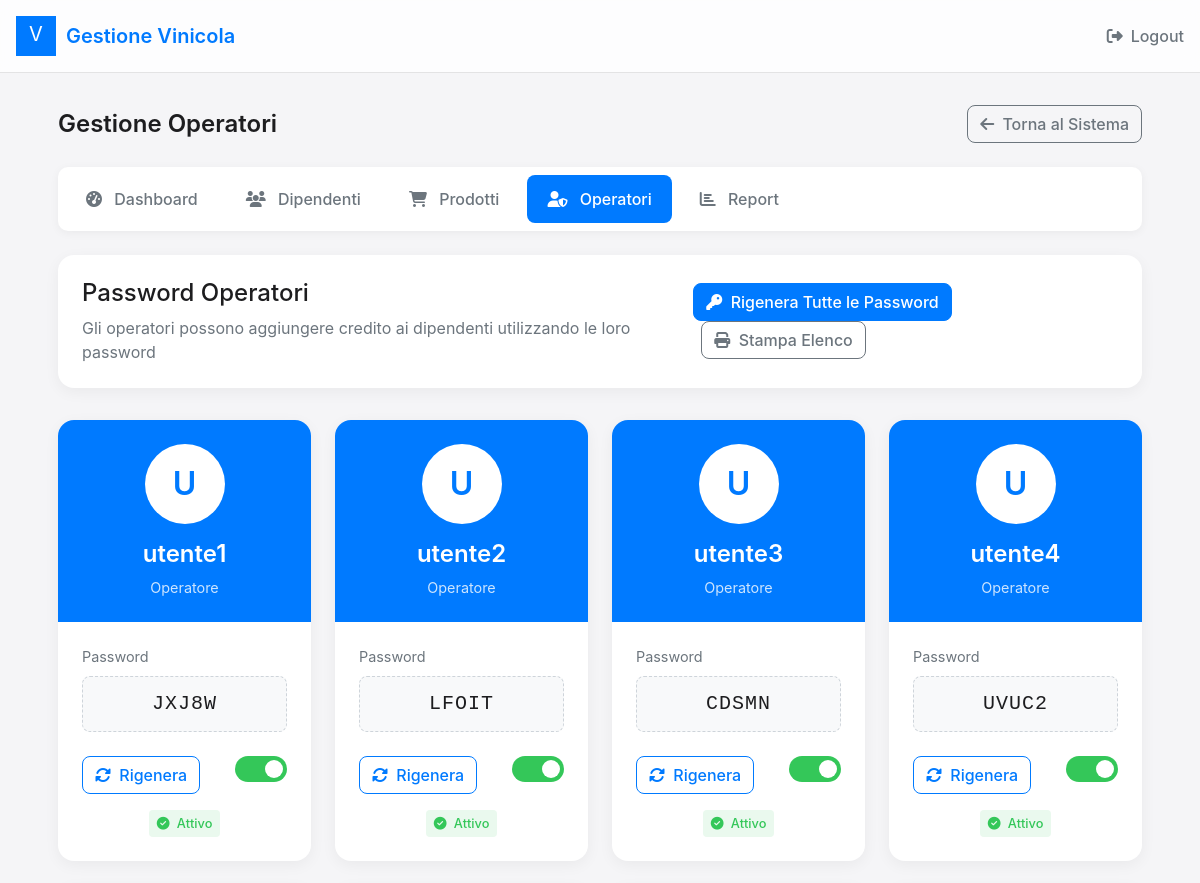
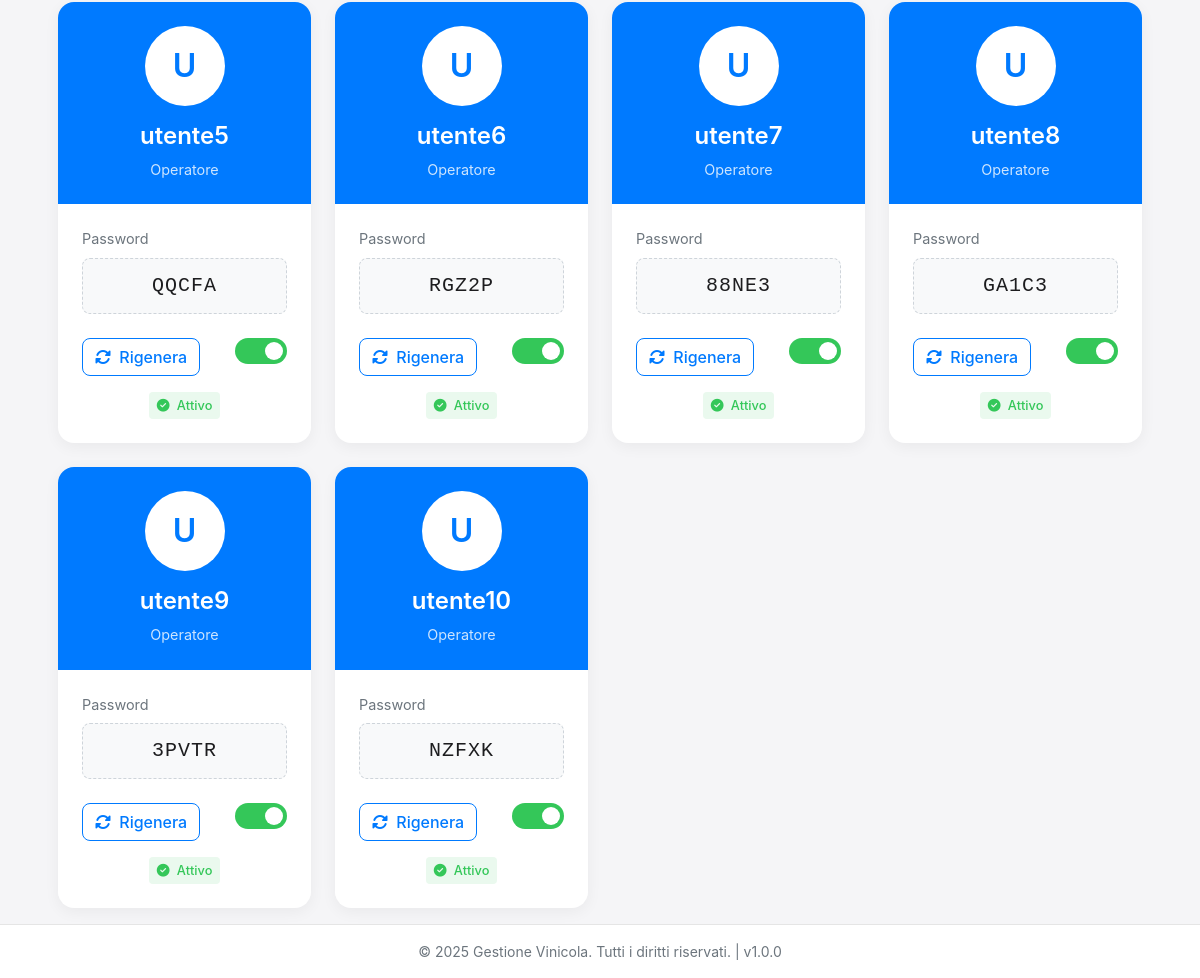
The page /admin/operators (signed in) on the database its author committed (2 pictures, top to bottom).
### app.py (models this page shows)
class Operator(db.Model):
    id = db.Column(db.Integer, primary_key=True)
    username = db.Column(db.String(50), unique=True)  # utente1, utente2, ecc.
    password = db.Column(db.String(10))  # Password in chiaro per facilità di uso (5 caratteri)
    active = db.Column(db.Boolean, default=True)

### app.py (the view)
@app.route('/admin/operators')
def admin_operators():
    if session.get('admin_logged_in') != True:
        return redirect(url_for('admin_login'))
    operators = Operator.query.all()
    return render_template('admin_operators.html', operators=operators)

### app.py (called while the page is built)
@app.context_processor
def inject_app_info():
    now = datetime.now()
    return {
        'app_name': app.config['APP_NAME'],
        'app_version': app.config['APP_VERSION'],
        'now': now
    }

### templates/admin_operators.html (shortened to what this page needs)
{% extends "base.html" %}
{% block header_actions %}
<a href="{{ url_for('admin_logout') }}" class="logout-button">
    <i class="fas fa-sign-out-alt"></i> Logout
</a>
{% endblock %}
{% block content %}
<div class="admin-container">
    <div class="admin-header">
        <h1 class="admin-title">Gestione Operatori</h1>
        <div>
            <a href="{{ url_for('index') }}" class="btn btn-outline-secondary">
                <i class="fas fa-arrow-left me-1"></i> Torna al Sistema
            </a>
        </div>
    </div>
    <div class="admin-tabs">
        <a href="{{ url_for('admin_dashboard') }}" class="admin-tab">
            <i class="fas fa-tachometer-alt"></i> Dashboard
        </a>
        <a href="{{ url_for('admin_employees') }}" class="admin-tab">
            <i class="fas fa-users"></i> Dipendenti
        </a>
        <a href="{{ url_for('admin_products') }}" class="admin-tab">
            <i class="fas fa-shopping-cart"></i> Prodotti
        </a>
        <a href="{{ url_for('admin_operators') }}" class="admin-tab active">
            <i class="fas fa-user-shield"></i> Operatori
        </a>
        <a href="{{ url_for('admin_reports') }}" class="admin-tab">
            <i class="fas fa-chart-bar"></i> Report
        </a>
    </div>
    <div class="card regenerate-section">
        <div class="card-body">
            <div class="d-flex justify-content-between align-items-center">
                <div>
                    <h4 class="mb-2">Password Operatori</h4>
                    <p class="text-muted mb-0">Gli operatori possono aggiungere credito ai dipendenti utilizzando le loro password</p>
                </div>
                <div>
                    <button id="regenerateAllBtn" class="btn btn-primary">
                        <i class="fas fa-key me-1"></i> Rigenera Tutte le Password
                    </button>
                    <button id="printPasswordsBtn" class="btn btn-outline-secondary ms-2">
                        <i class="fas fa-print me-1"></i> Stampa Elenco
                    </button>
                </div>
            </div>
        </div>
    </div>
    <div class="operators-grid">
        {% for operator in operators %}
        <div class="operator-card">
            <div class="operator-header">
                <div class="operator-avatar">{{ operator.username[0]|upper }}</div>
                <h3 class="operator-username">{{ operator.username }}</h3>
                <div class="operator-role">Operatore</div>
            </div>
            <div class="operator-body">
                <div class="operator-password-section">
                    <div class="operator-password-label">Password</div>
                    <div class="operator-password">{{ operator.password }}</div>
                </div>
                <div class="operator-actions">
                    <button class="btn btn-outline-primary regenerate-single-btn" data-operator-id="{{ operator.id }}">
                        <i class="fas fa-sync-alt me-1"></i> Rigenera
                    </button>
                    <div>
                        <label class="toggle-active">
                            <span class="slider"></span>
                        </label>
                    </div>
                </div>
                <div class="activity-status">
                    <span class="activity-label {% if operator.active %}activity-active{% else %}activity-inactive{% endif %}">
                        {% if operator.active %}
                        <i class="fas fa-check-circle me-1"></i> Attivo
                        {% else %}
                        <i class="fas fa-times-circle me-1"></i> Inattivo
                        {% endif %}
                    </span>
                </div>
            </div>
        </div>
        {% endfor %}
    </div>
</div>
{% endblock %}

### templates/base.html (style rules this page uses)
:root { --primary-color: #007aff; --secondary-color: #5ac8fa; --success-color: #34c759; --danger-color: #ff3b30; --warning-color: #ffcc00; --info-color: #5ac8fa; --light-color: #f2f2f7; --dark-color: #1c1c1e; }
body { font-family: -apple-system, BlinkMacSystemFont, 'Segoe UI', Roboto, Helvetica, Arial, sans-serif; background-color: #f5f5f7; color: #1d1d1f; margin: 0; padding: 0; min-height: 100vh; display: flex; flex-direction: column; }
.card { border: none; border-radius: 16px; box-shadow: 0 4px 15px rgba(0, 0, 0, 0.05); overflow: hidden; margin-bottom: 1.5rem; }
.card-body { padding: 1.5rem; }
.btn { border-radius: 8px; font-weight: 500; }
.btn-primary { background-color: var(--primary-color); border-color: var(--primary-color); }
.btn-outline-primary { color: var(--primary-color); border-color: var(--primary-color); }
.admin-container { max-width: 1200px; margin: 0 auto; padding: 0 1rem; }
.admin-header { display: flex; justify-content: space-between; align-items: center; margin-bottom: 1.5rem; }
.admin-title { font-size: 1.5rem; font-weight: 600; margin: 0; }
.admin-tabs { display: flex; gap: 0.5rem; background-color: white; padding: 0.5rem; border-radius: 10px; margin-bottom: 1.5rem; box-shadow: 0 2px 10px rgba(0, 0, 0, 0.05); }
.admin-tab { padding: 0.75rem 1.25rem; border-radius: 8px; color: #6c757d; text-decoration: none; font-weight: 500; transition: all 0.2s; }
.admin-tab.active { background-color: var(--primary-color); color: white; }
.admin-tab i { margin-right: 0.5rem; }

### templates/admin_operators.html (style rules this page uses)
.admin-container { margin-top: 1rem; }
.operators-grid { display: grid; grid-template-columns: repeat(auto-fill, minmax(250px, 1fr)); gap: 1.5rem; margin-top: 1.5rem; }
.operator-card { background-color: white; border-radius: 16px; box-shadow: 0 4px 15px rgba(0, 0, 0, 0.05); overflow: hidden; transition: transform 0.2s, box-shadow 0.2s; }
.operator-header { background-color: var(--primary-color); color: white; padding: 1.5rem; text-align: center; }
.operator-avatar { width: 80px; height: 80px; background-color: white; color: var(--primary-color); border-radius: 50%; display: flex; align-items: center; justify-content: center; font-size: 2rem; font-weight: 600; margin: 0 auto 1rem; }
.operator-username { font-size: 1.5rem; font-weight: 600; margin-bottom: 0.5rem; }
.operator-role { font-size: 0.9rem; opacity: 0.8; }
.operator-body { padding: 1.5rem; }
.operator-password-section { margin-bottom: 1.5rem; }
.operator-password-label { font-size: 0.9rem; color: #6c757d; margin-bottom: 0.5rem; }
.operator-password { font-family: monospace; background-color: #f8f9fa; padding: 0.75rem; border-radius: 8px; border: 1px dashed #ced4da; text-align: center; font-weight: 500; font-size: 1.25rem; letter-spacing: 1px; }
.operator-actions { display: flex; justify-content: space-between; }
.toggle-active { position: relative; display: inline-block; width: 52px; height: 26px; }
.slider { position: absolute; cursor: pointer; top: 0; left: 0; right: 0; bottom: 0; background-color: #ccc; transition: .4s; border-radius: 26px; }
.slider:before { position: absolute; content: ""; height: 18px; width: 18px; left: 4px; bottom: 4px; background-color: white; transition: .4s; border-radius: 50%; }
input:checked + .slider { background-color: var(--success-color); }
input:checked + .slider:before { transform: translateX(26px); }
.activity-status { text-align: center; margin-top: 1rem; }
.activity-label { display: inline-block; padding: 0.25rem 0.5rem; border-radius: 4px; font-size: 0.8rem; font-weight: 500; }
.activity-active { background-color: rgba(52, 199, 89, 0.1); color: var(--success-color); }
.regenerate-section { margin-bottom: 2rem; }
.logout-button { color: #6c757d; text-decoration: none; display: flex; align-items: center; font-weight: 500; transition: all 0.2s; }
.logout-button i { margin-right: 0.5rem; }

### rows shown on the page
Operator: username "U", username "utente1", password "JXJ8W", active True (drawn)
Operator: username "U", username "utente2", password "LFOIT", active True (drawn)
Operator: username "U", username "utente3", password "CDSMN", active True (drawn)
Operator: username "U", username "utente4", password "UVUC2", active True (drawn)
Operator: username "U", username "utente5", password "QQCFA", active True (drawn)
Operator: username "U", username "utente6", password "RGZ2P", active True (drawn)
Operator: username "U", username "utente7", password "88NE3", active True (drawn)
Operator: username "U", username "utente8", password "GA1C3", active True (drawn)
Operator: username "U", username "utente9", password "3PVTR", active True (drawn)
Operator: username "U", username "utente10", password "NZFXK", active True (drawn)

### other values the page prints
{{ app_name }} "Gestione Vinicola"
{{ now.year|default(2025) }} "2025"
{{ app_version }} "1.0.0"
